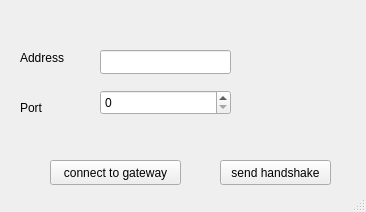
<?xml version="1.0" encoding="UTF-8"?>
<ui version="4.0">
 <class>Ic_mqtt_test_client</class>
 <widget class="QMainWindow" name="Ic_mqtt_test_client">
  <property name="geometry">
   <rect>
    <x>0</x>
    <y>0</y>
    <width>366</width>
    <height>212</height>
   </rect>
  </property>
  <property name="windowTitle">
   <string>client-sensor-data</string>
  </property>
  <widget class="QWidget" name="centralwidget">
   <widget class="QPushButton" name="btn_connect_gateway">
    <property name="geometry">
     <rect>
      <x>50</x>
      <y>160</y>
      <width>131</width>
      <height>25</height>
     </rect>
    </property>
    <property name="text">
     <string>connect to gateway</string>
    </property>
   </widget>
   <widget class="QLabel" name="lbl_adress">
    <property name="geometry">
     <rect>
      <x>20</x>
      <y>50</y>
      <width>55</width>
      <height>16</height>
     </rect>
    </property>
    <property name="text">
     <string>Address</string>
    </property>
   </widget>
   <widget class="QLabel" name="lbl_port">
    <property name="geometry">
     <rect>
      <x>20</x>
      <y>100</y>
      <width>31</width>
      <height>16</height>
     </rect>
    </property>
    <property name="text">
     <string>Port</string>
    </property>
   </widget>
   <widget class="QPushButton" name="btn_send_handshake">
    <property name="geometry">
     <rect>
      <x>220</x>
      <y>160</y>
      <width>111</width>
      <height>25</height>
     </rect>
    </property>
    <property name="text">
     <string>send handshake</string>
    </property>
   </widget>
   <widget class="QSpinBox" name="spinBox_port">
    <property name="geometry">
     <rect>
      <x>100</x>
      <y>90</y>
      <width>131</width>
      <height>25</height>
     </rect>
    </property>
    <property name="maximum">
     <number>9999</number>
    </property>
   </widget>
   <widget class="QLineEdit" name="lineEdit_address">
    <property name="geometry">
     <rect>
      <x>100</x>
      <y>50</y>
      <width>131</width>
      <height>24</height>
     </rect>
    </property>
   </widget>
  </widget>
  <widget class="QStatusBar" name="statusbar"/>
 </widget>
 <resources/>
 <connections/>
</ui>
